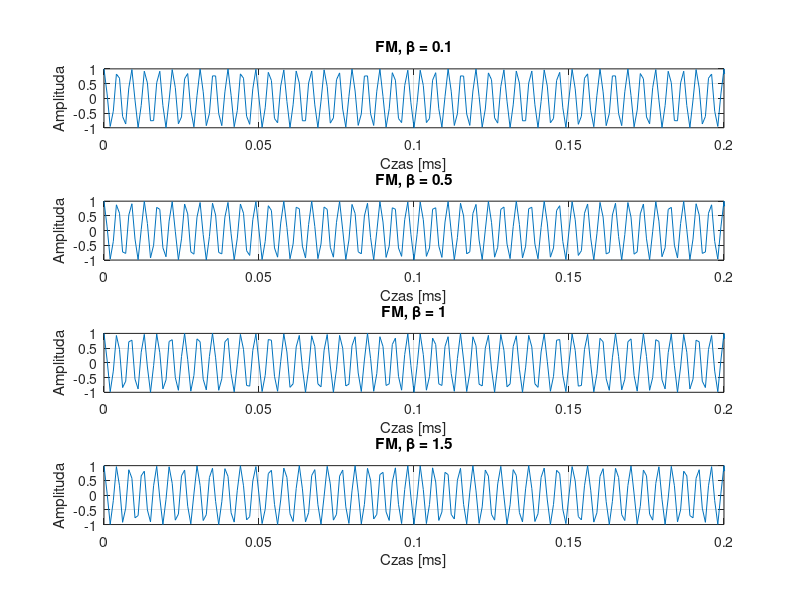

MATLAB code for this plot: (Note: this script raises an error after producing the figure.)
% Parametry sygnału
fc = 225e3;       % częstotliwość nośna [Hz]
fm = 10e3;        % częstotliwość modulująca [Hz]
fs = 1e6;         % częstotliwość próbkowania
t = 0:1/fs:1e-3;  % czas (1 ms)

% Współczynniki modulacji beta
beta_values = [0.1, 0.5, 1, 1.5];

%% --- Figura 1: sygnały FM w dziedzinie czasu ---
figure('Name','Sygnały FM - dziedzina czasu','NumberTitle','off');
set(gcf, 'Position', [100 100 800 1000]);

for k = 1:length(beta_values)
    beta = beta_values(k);
    
    % Generacja sygnału FM
    s_fm = cos(2*pi*fc*t + beta * sin(2*pi*fm*t));
    
    subplot(length(beta_values), 1, k)
    plot(t*1e3, s_fm)
    title(['FM, \beta = ', num2str(beta)])
    xlabel('Czas [ms]')
    ylabel('Amplituda')
    xlim([0 0.2])
    grid on
end
sgtitle('Sygnały FM w dziedzinie czasu')

%% --- Figura 2: widma FM ---
figure('Name','Widma amplitudowe FM','NumberTitle','off');
set(gcf, 'Position', [100 100 800 1000]);

for k = 1:length(beta_values)
    beta = beta_values(k);
    
    % Sygnał FM
    s_fm = cos(2*pi*fc*t + beta * sin(2*pi*fm*t));
    
    % FFT
    N = length(s_fm);
    S = fft(s_fm);
    f = (0:N-1)*(fs/N);
    S_mag = abs(S)/N;
    S_mag(2:end-1) = 2*S_mag(2:end-1);
    
    % Ograniczenie zakresu do 300 kHz
    idx_limit = f <= 300e3;
    f_plot = f(idx_limit);
    S_plot = S_mag(idx_limit);
    
    subplot(length(beta_values), 1, k)
    plot(f_plot/1e3, S_plot, 'b', 'LineWidth', 1.2)
    title(['Widmo FM, \beta = ', num2str(beta)])
    xlabel('Częstotliwość [kHz]')
    ylabel('Amplituda')
    xlim([0 300])
    ylim([0 1.2*max(S_plot)])
    grid on
end
sgtitle('Widma amplitudowe sygnałów FM')
